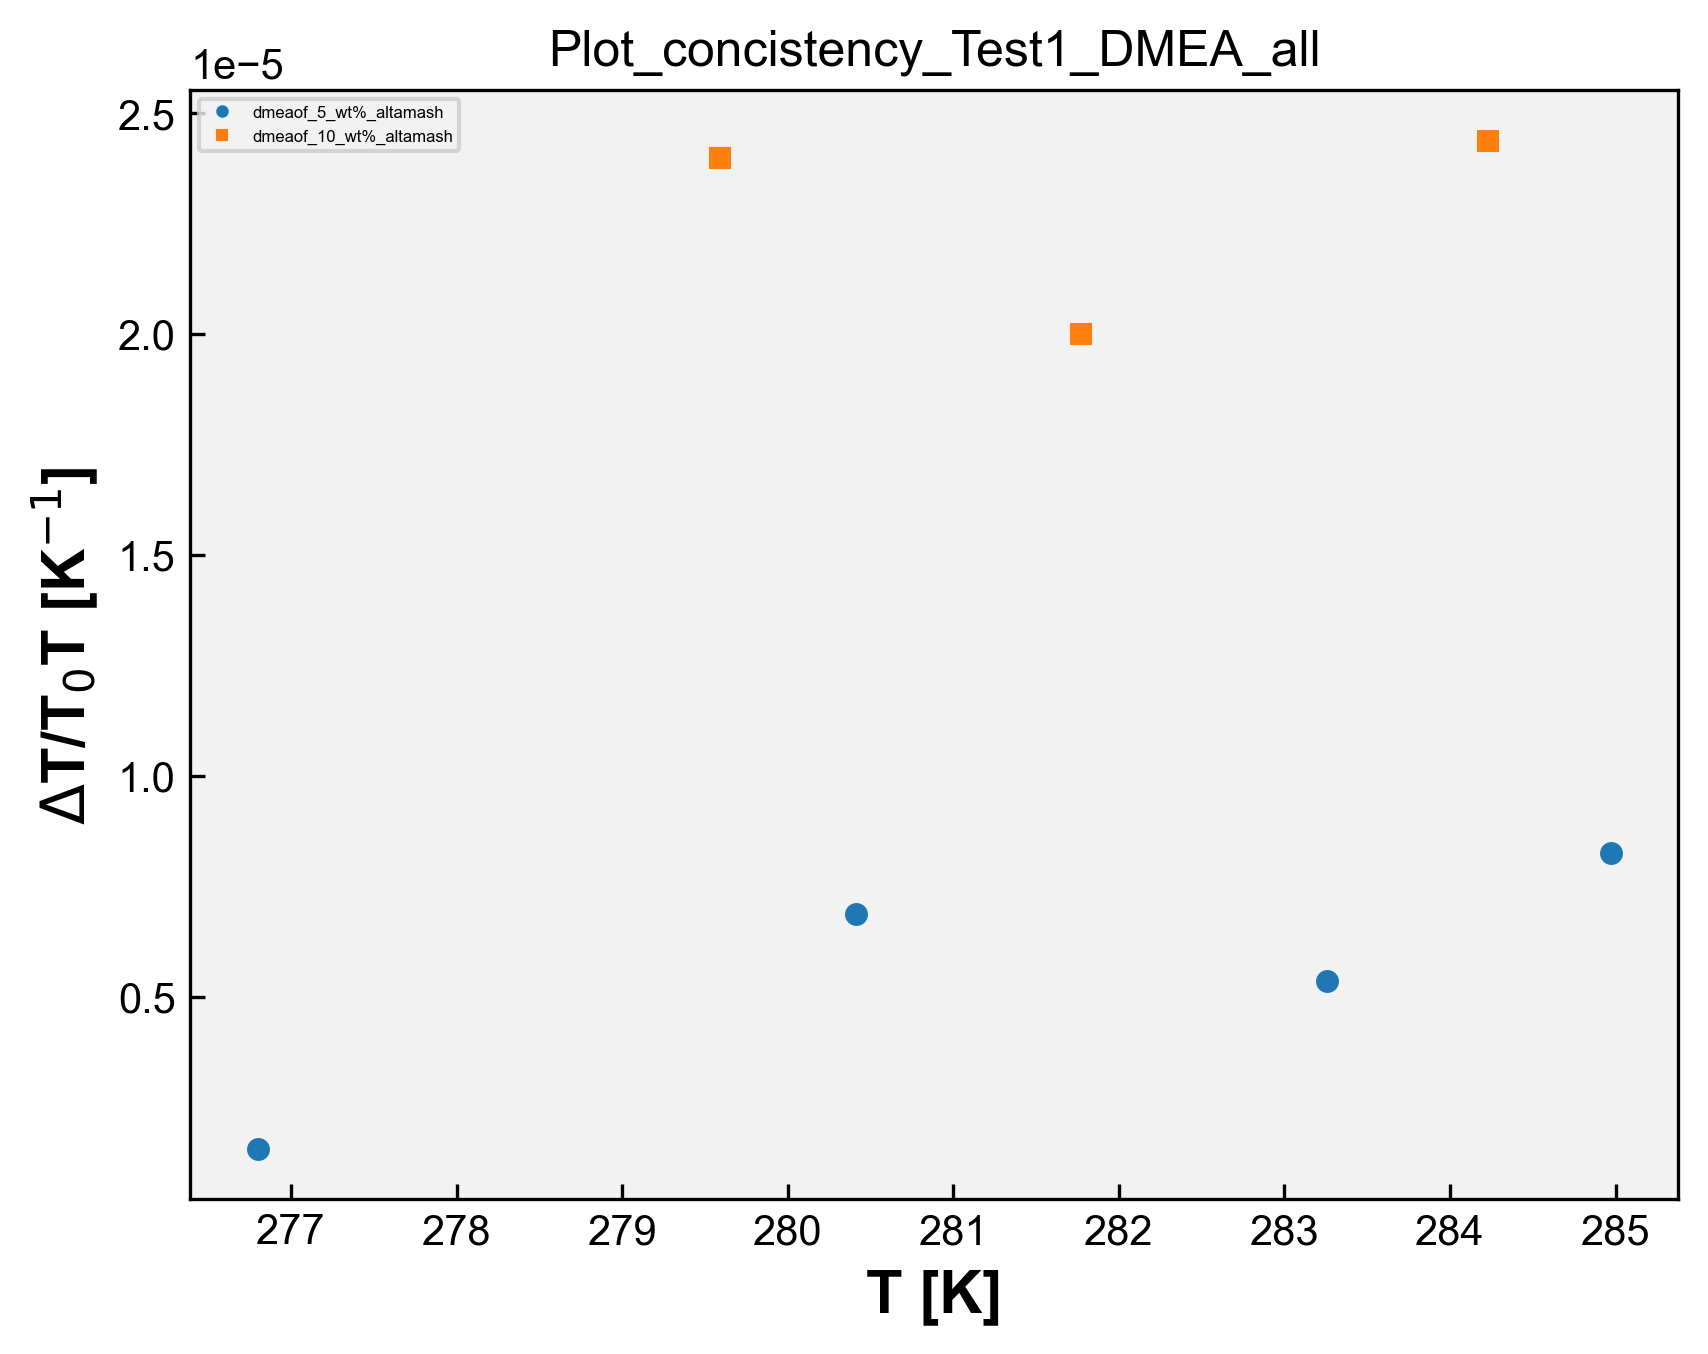

Reproduce this figure in Python.
# Plot_consistency - DMEA
import matplotlib.pyplot as plt
import matplotlib
from matplotlib.font_manager import FontProperties
import pandas as pd
import numpy as np
import openpyxl
import os 

matplotlib.rcParams['font.family'] = "Arial" # change the default font # mudança da fonte 
matplotlib.rcParams['xtick.direction'] = 'in' # change the ticks direction # mudança da direção dos marcadores ao longo dos eixos de um gráfico que indicam valores específicos 
matplotlib.rcParams['ytick.direction'] = 'in'
font = FontProperties() # cria uma instância de propriedades de fontes, tamanho, estilo e família
font.set_family('sans-serif') # 'serif', 'sans-serif', 'cursive', 'fantasy', or 'monospace' # família da fonte 
font.set_name('Arial') # nome da fonte 
font.set_weight('bold') # 'ultralight', 'light', 'normal', 'regular', 'book', 'medium', 'roman', 'semibold', 'demibold', 'demi', 'bold', 'heavy', 'extra bold', 'black' # peso da fonte 
font.set_style('normal') #'normal', 'italic' or 'oblique' # estilo da fonte, negrito, itálico, normal, etc 
font.set_size('x-large') # xx-small', 'x-small', 'small', 'medium', 'large', 'x-large', 'xx-large' # tamanho da fonte 
plt.rcParams['figure.dpi'] = 300 # resolução padrão para as figuras exibidas na tela 
plt.rcParams['savefig.dpi'] = 300 # resolução padrão para as figuras salvas em arquivos PNG, PDF ou SVG 
opt = {'fillstyle':'full','markersize':5,'markeredgewidth':0.5} # aparência dos marcadores, fillstyle: full - estilo de preenchimento markersize: 5 - tamanho do marcador markeredgewidth: 0.5 largura da borda do marcador 
plt.rcParams['figure.facecolor'] = (1.0,1.0,1.0,0.0) # cor de fundo da figura como transparente 
plt.rcParams['axes.facecolor'] = '0.95' # cor de fundo dos eixos como uma tonalidade de cinza claro 
#plt.rcParams['figure.figsize'] = (4,4) # tamanho da figura padrão em polegadas 


caminho_arquivo = 'DMEA.xlsx' # caminho do arquivo de DMA 
wb = openpyxl.load_workbook(caminho_arquivo) # ler dados de abas individuais do arquivo Excel sem abrir e fechar repetidamente, mantém aberto. Mais eficiente se você precisa ler dados de várias abas do arquivo. Lista com os nomes de todas as abas do arquivo Excel.
# load_workbook é a função usada para carregar o arquvio Excel

dados_coluna_D_array = [] # matriz para guardar os dados da coluna C de todas as sheet
dados_coluna_K_array = [] # matriz para guardar os dados da coluna I de todas as sheet

nomes_abas = []

for i in wb.sheetnames: # para i dentro da lista wb com os nomes de todas as abas
    nome_aba = wb[i] # obtém o nome da aba na posição i na lista wb, que contém os nomes de todas as abas
    nome_aba_split = nome_aba.title.split("_") # nome_aba é o nome completo da aba. nome_aba.title converte o nome da aba para o formato de título. split("_ ") divide o nome da aba em duas partes usando o caractere "_ "
    if len(nome_aba_split) > 2: # se o nome da aba contiver mais de duas partes 
        nome_aba_split.insert(2, "wt%") # insere wt% entre a segunda e a terceira partes do nome da aba 
        nome_aba_final = "_".join(nome_aba_split) # junta as partes do nome da aba de volta com "_"
        print('nome_aba_final', nome_aba_final)
        nomes_abas.append(nome_aba_final) # adiciona o nome modificado _a lista de nomes das abas 
    else:
        nomes_abas.append(nome_aba.title) # nome da aba não tiver mais de duas partes, adiciona o nome completo da aba à lista nomes_abas (usada na legenda)

    dados_coluna_D = [] # abre uma lista para os dados da coluna C da sheet 
    dados_coluna_K = [] # abre uma lista para os dados da coluna I da sheet

    for j in nome_aba.iter_rows(min_row=2, values_only=True): # iter_rows: permite iterar sobre as linhas dessa aba # min_row=2: especifica a primeira linha a ser considerada, nesse caso, começa na segunda linha, pois a primeira linha geralmente contém os cabeçalhos das colunas # values_only=True: indica que queremos obter apenas os valores das células, sem incluir informações adicionais como formatação, fórmulas ou estilos. 
        dados_coluna_D.append(j[3])
        dados_coluna_K.append(j[10])

    dados_coluna_D_array.append(dados_coluna_D)
    dados_coluna_K_array.append(dados_coluna_K)

print('dados_C', dados_coluna_D_array)
print('dados_I', dados_coluna_K_array)

# Plotagem dos dados:

symbols = ['o', 's', '^', 'D', 'v', '>', '<', 'P', 'X', 'H', '*', 'h', '+', 'x', '|', '_', '1', '2', '3', '4', 'p', ',', '.', '8', 'p', 'd', 'D', '|', '_', '$...$']
# Exemplos de símbolos

# Vetor de cores
colors = ['#1f77b4', '#ff7f0e', '#2ca02c', '#d62728', '#9467bd', '#8c564b', '#e377c2', '#7f7f7f', '#bcbd22', '#17becf',  '#aec7e8',  '#ffbb78', '#98df8a', '#ff9896', '#c5b0d5', '#c49c94',  '#f7b6d2', '#c7c7c7',  '#dbdb8d',  '#9edae5',  '#393b79',  '#5254a3', '#6b6ecf',  '#9c9ede',  '#637939',  '#8ca252',  '#b5cf6b', '#cedb9c',  '#8c6d31',  '#bd9e39',  '#e7ba52',  '#e7cb94',  '#843c39', '#ad494a', '#d6616b',  '#e7969c',  '#7b4173', '#a55194',  '#ce6dbd',  '#de9ed6']

for i in range(len(dados_coluna_D_array)):
    x = dados_coluna_D_array[i]
    y = dados_coluna_K_array[i]
    print('x', x)
    print('y', y)
    symbol=symbols[i]
    color=colors[i]
    plt.plot(x, y, marker=symbol, markersize=opt['markersize'], markeredgewidth=opt['markeredgewidth'], fillstyle=opt['fillstyle'], color=color, linestyle='none')

plt.legend(nomes_abas, loc='upper left', fontsize=4, markerscale=0.5)
plt.xlabel('T [K]',fontproperties=font)
plt.ylabel('$\Delta$T/T$_0$T [K$^{-1}$]',fontproperties=font)
#plt.legend(loc="upper left")
# teste
nome_arquivo_python = os.path.basename(__file__) # obter o nome do arquivo python atual
nome_arquivo_sem_extensao = os.path.splitext(nome_arquivo_python)[0] # obter o nome do arquivo sem extensão # [0] vai acessar o primeiro elemento da tupla retornado por path.splitext

plt.title(nome_arquivo_sem_extensao)

plt.savefig(f'{nome_arquivo_sem_extensao}.png',format='png',bbox_inches='tight',
                dpi=300,transparent=False)
plt.show()
